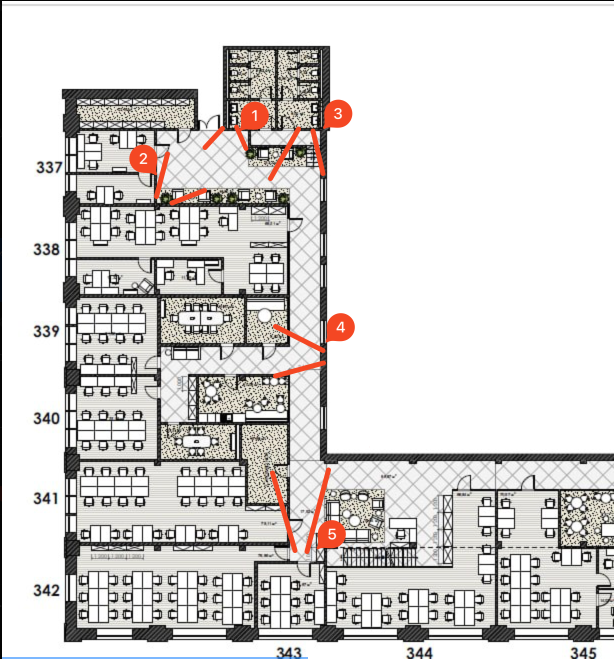
#> input picture mct/office_cameras.png, 1228 x 1318 px (shown at 1/2 size)
$ python calibrate.py k --image office_cameras.png
#> lines starting #> are read from the running program, lines starting #| are printed output that depends on the picture; after the words box and inside, x2 and y2 are one past the last pixel; in counts of white or black regions, pixels touching at a corner belong together
### mct/common.py
import json
import os
import numpy as np
import cv2

CAMERAS = [1, 2, 3, 4, 5]
CANON = (1600, 1200)
PLAN_SIZE = (180, 440)
CALIB_FILE = "calibration.json"


def video_path(root, cam):
    return os.path.join(root, f"camera_new_{cam}.mkv")


# [6 lines left out: function fmt_time, not called in this run]


def _geom():
    W, H = CANON
    return np.array([W / 2.0, H / 2.0]), float(np.hypot(W, H) / 2.0)


# [6 lines left out: function undistort_px, not called in this run]


def distort_px(pts, k):
    pts = np.asarray(pts, np.float64).reshape(-1, 2)
    c, R = _geom()
    d = pts - c
    ru = np.linalg.norm(d, axis=1) / R
    if abs(k) < 1e-9:
        return pts.copy()
    disc = np.clip(1.0 - 4.0 * k * ru ** 2, 0, None)
    with np.errstate(divide="ignore", invalid="ignore"):
        rd = np.where(ru > 1e-9, (1.0 - np.sqrt(disc)) / (2.0 * k * ru), 0.0)
    scale = np.where(ru > 1e-9, rd / np.maximum(ru, 1e-9), 1.0)
    return c + d * scale[:, None]


def undistort_image(img, k):
    h, w = img.shape[:2]
    gx, gy = np.meshgrid(np.arange(w), np.arange(h))
    pts = np.stack([gx.ravel() * CANON[0] / w, gy.ravel() * CANON[1] / h], 1)
    src = distort_px(pts, k)
    mapx = (src[:, 0] * w / CANON[0]).reshape(h, w).astype(np.float32)
    mapy = (src[:, 1] * h / CANON[1]).reshape(h, w).astype(np.float32)
    return cv2.remap(img, mapx, mapy, cv2.INTER_LINEAR)


class Calibration:
    def __init__(self, data=None):
        self.data = data or {"k1": 0.0, "plan_size": list(PLAN_SIZE),
                             "cameras": {str(c): {"pairs": [], "ghost_polygons": [], "weight": 1.0}
                                         for c in CAMERAS},
                             "walkable": [], "obstacles": []}
        self._H = {}
        self._mask_cache = {}
        self._ghost = {}

    @staticmethod
    def load(path=CALIB_FILE):
        if not os.path.exists(path):
            return Calibration()
        with open(path, "r", encoding="utf-8") as f:
            cal = Calibration(json.load(f))
        for c in CAMERAS:
            cal.data["cameras"].setdefault(str(c), {"pairs": [], "ghost_polygons": [], "weight": 1.0})
        return cal

    def save(self, path=CALIB_FILE):
        with open(path, "w", encoding="utf-8") as f:
            json.dump(self.data, f, ensure_ascii=False, indent=1)

    @property
    def k1(self):
        return float(self.data.get("k1", 0.0))

    def cam(self, c):
        return self.data["cameras"][str(c)]

    def weight(self, c):
        return float(self.cam(c).get("weight", 1.0))

    # [21 lines left out: functions homography, reproj_error, not called in this run]

    def is_calibrated(self, c):
        return self.homography(c) is not None

    # [114 lines left out: functions to_plan, plan_to_cam, walkable_mask, is_walkable, ghost_mask, scan_video and 3 more, not called in this run]

### mct/calibrate.py
import argparse
import os
import numpy as np
import cv2
from scipy.optimize import minimize_scalar
from common import *


# [11 lines left out: function grab_frame, not called in this run]


def fit_scale(img, maxw=1500, maxh=880):
    h, w = img.shape[:2]
    return min(maxw / w, maxh / h, 1.0)


def line_residual(points_norm_lines, k, size):
    res = []
    for pts in points_norm_lines:
        if len(pts) < 3:
            continue
        p = np.array(pts) * np.array(CANON)
        u = undistort_px(p, k)
        c = u.mean(0)
        _, _, vt = np.linalg.svd(u - c)
        n = vt[1]
        res.extend(((u - c) @ n).tolist())
    return float(np.sqrt(np.mean(np.square(res)))) if res else 0.0


def mode_k(a):
    img = cv2.imread(a.image)
#> img is the input picture: shape (1318, 1228, 3); mean B, G, R 210.4, 212.2, 214.9
    if img is None:
        raise SystemExit("no image " + a.image)
    cal = Calibration.load(a.calib)
#> (reads mct/calibration.json from the repository)
    h, w = img.shape[:2]
#> h = 1318; w = 1228
    s = fit_scale(img)
#> s = 0.668
    disp = cv2.resize(img, None, fx=s, fy=s)
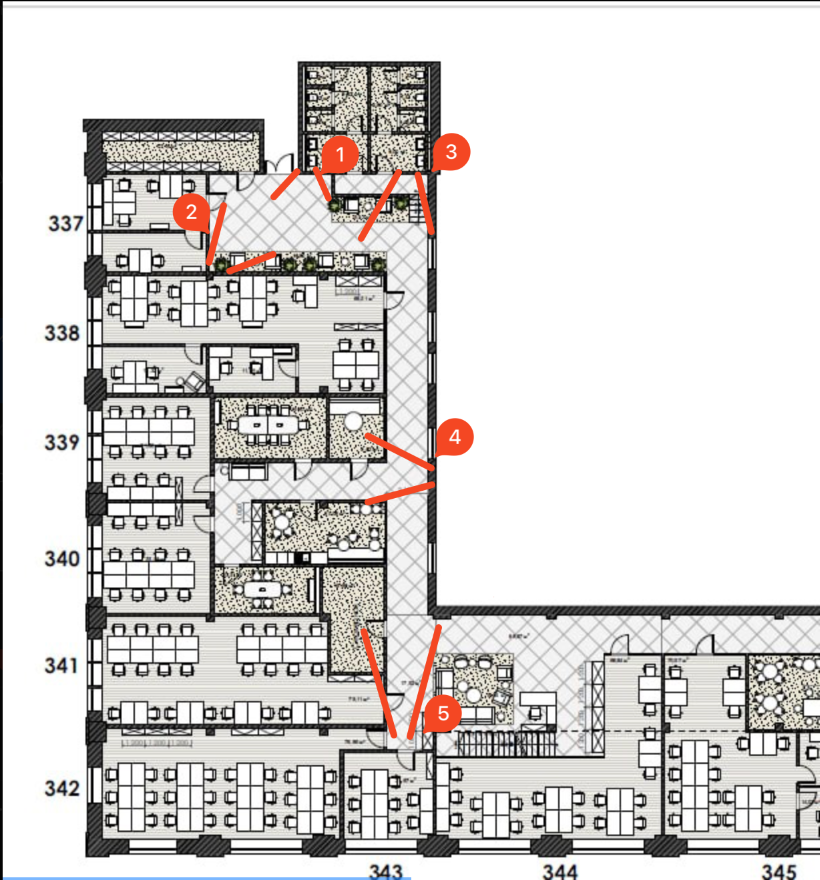
#> disp: shape (880, 820, 3); mean B, G, R 210.3, 212.1, 214.8
    lines, cur = [], []
    state = {"k": cal.k1}

    def redraw():
        v = disp.copy()
        for ln in lines + [cur]:
            pts = [(int(x * w * s), int(y * h * s)) for x, y in ln]
            for p in pts:
                cv2.circle(v, p, 4, (0, 255, 255), -1)
            for i in range(len(pts) - 1):
                cv2.line(v, pts[i], pts[i + 1], (0, 200, 255), 1)
        rms = line_residual(lines + [cur], state["k"], None)
        cv2.putText(v, f"k1={state['k']:.4f}  RMS={rms:.2f}px",
                    (700, 24), cv2.FONT_HERSHEY_SIMPLEX, 0.6, (255, 255, 255), 2)
#> v: shape (880, 820, 3); under 0.01% of pixels changed, all inside (x1, y1, x2, y2) = (702, 10, 815, 11)
        cv2.imshow("k1: select dots on world's straight lines", v)
        und = undistort_image(disp, state["k"])
#> in undistort_image, `return cv2.remap(img, mapx, mapy, cv2.INTER_LINEAR)`:
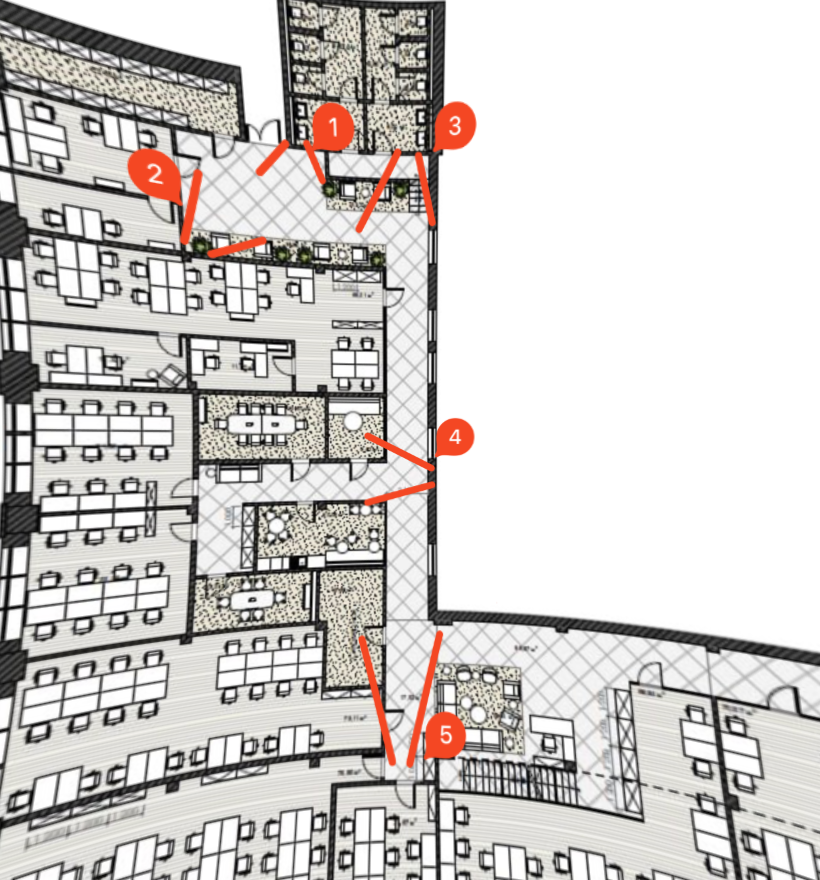
#> returned value: shape (880, 820, 3); mean of channels 0, 1, 2 201.3, 203.7, 207.5; drawn as B, G, R
        cv2.imshow("k1: no distortion", und)

    # [4 lines left out: function on_mouse, not called in this run]

    def on_track(v):
        state["k"] = (v - 900) / 1000.0     # -0.9 .. +0.6
        redraw()

    cv2.namedWindow("k1: select dots on world's straight lines")
    cv2.setMouseCallback("k1: select dots on world's straight lines", on_mouse)
    cv2.createTrackbar("k1*1000+900", "k1: select dots on world's straight lines",
                       int(round(state["k"] * 1000 + 900)), 1500, on_track)
    redraw()
    while True:
        key = cv2.waitKey(50) & 0xFF
#> (key q is pressed here)
        if key == ord("n") and cur:
            lines.append(cur[:]); cur.clear(); redraw()
        elif key == ord("u"):
            if cur: cur.pop()
            elif lines: lines.pop()
            redraw()
        elif key == ord("c"):
            allv = lines + ([cur] if cur else [])
            r = minimize_scalar(lambda k: line_residual(allv, k, None), bounds=(-0.9, 0.3), method="bounded")
            state["k"] = float(r.x)
            cv2.setTrackbarPos("k1*1000+900", "k1: select dots on world's straight lines",
                               int(round(r.x * 1000 + 900)))
            print(f"optimal k1={r.x:.4f}, RMS={r.fun:.2f}px (uncorrected {line_residual(allv, 0.0, None):.2f}px)")
            redraw()
        elif key == ord("s"):
            cal.data["k1"] = state["k"]; cal.save(a.calib); print("k1 saved:", state["k"])
        elif key in (ord("q"), 27):
            break
    cv2.destroyAllWindows()


# [159 lines left out: functions mode_points, poly_editor, mode_walkable, mode_mask, mode_zoom, mode_check, not called in this run]


if __name__ == "__main__":
    ap = argparse.ArgumentParser()
    ap.add_argument("mode", choices=["k", "points", "walkable", "mask", "zoom", "check"])
    ap.add_argument("--root", default=".")
    ap.add_argument("--calib", default=CALIB_FILE)
    ap.add_argument("--camera", type=int, default=1)
    ap.add_argument("--frame", type=int, default=500)
    ap.add_argument("--image", default=None, help="use pic instead of vid")
    ap.add_argument("--plan", default="officePlan.jpg")
    ap.add_argument("--plan-zoom", type=float, default=2.0)
    a = ap.parse_args()
    if a.mode == "k":
        a.image = a.image or "koef.png"
    {"k": mode_k, "points": mode_points, "walkable": mode_walkable, "mask": mode_mask, "zoom": mode_zoom, "check": mode_check}[a.mode](a)
